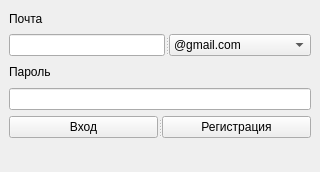
<?xml version="1.0" encoding="UTF-8"?>
<ui version="4.0">
 <class>MainWindow</class>
 <widget class="QMainWindow" name="MainWindow">
  <property name="geometry">
   <rect>
    <x>0</x>
    <y>0</y>
    <width>320</width>
    <height>172</height>
   </rect>
  </property>
  <property name="windowTitle">
   <string>Вход</string>
  </property>
  <widget class="QWidget" name="centralwidget">
   <layout class="QVBoxLayout" name="verticalLayout">
    <item>
     <widget class="QLabel" name="label">
      <property name="text">
       <string>Почта</string>
      </property>
     </widget>
    </item>
    <item>
     <widget class="QSplitter" name="splitter">
      <property name="orientation">
       <enum>Qt::Horizontal</enum>
      </property>
      <widget class="QLineEdit" name="email"/>
      <widget class="QComboBox" name="combo_mail">
       <item>
        <property name="text">
         <string>@gmail.com</string>
        </property>
       </item>
       <item>
        <property name="text">
         <string>@mail.ru</string>
        </property>
       </item>
       <item>
        <property name="text">
         <string>@yandex.ru</string>
        </property>
       </item>
      </widget>
     </widget>
    </item>
    <item>
     <widget class="QLabel" name="label_2">
      <property name="text">
       <string>Пароль</string>
      </property>
     </widget>
    </item>
    <item>
     <widget class="QLineEdit" name="passwd">
      <property name="echoMode">
       <enum>QLineEdit::Password</enum>
      </property>
     </widget>
    </item>
    <item>
     <widget class="QSplitter" name="splitter_2">
      <property name="orientation">
       <enum>Qt::Horizontal</enum>
      </property>
      <widget class="QPushButton" name="btn_login">
       <property name="text">
        <string>Вход</string>
       </property>
      </widget>
      <widget class="QPushButton" name="btn_reg">
       <property name="text">
        <string>Регистрация</string>
       </property>
      </widget>
     </widget>
    </item>
    <item>
     <widget class="QLabel" name="label_info">
      <property name="text">
       <string/>
      </property>
     </widget>
    </item>
   </layout>
  </widget>
 </widget>
 <resources/>
 <connections/>
</ui>
